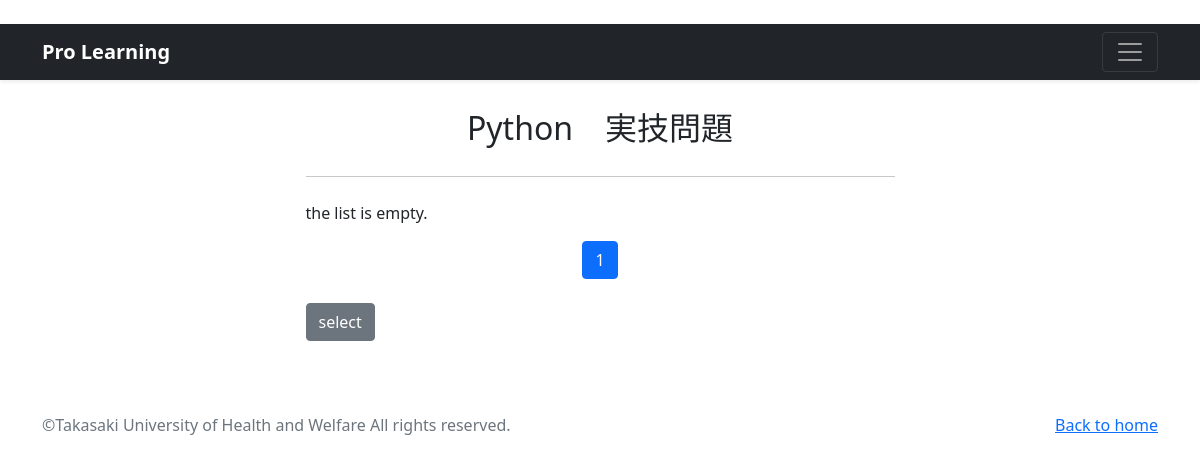
The page /Python-list/ on the database as committed earlier.
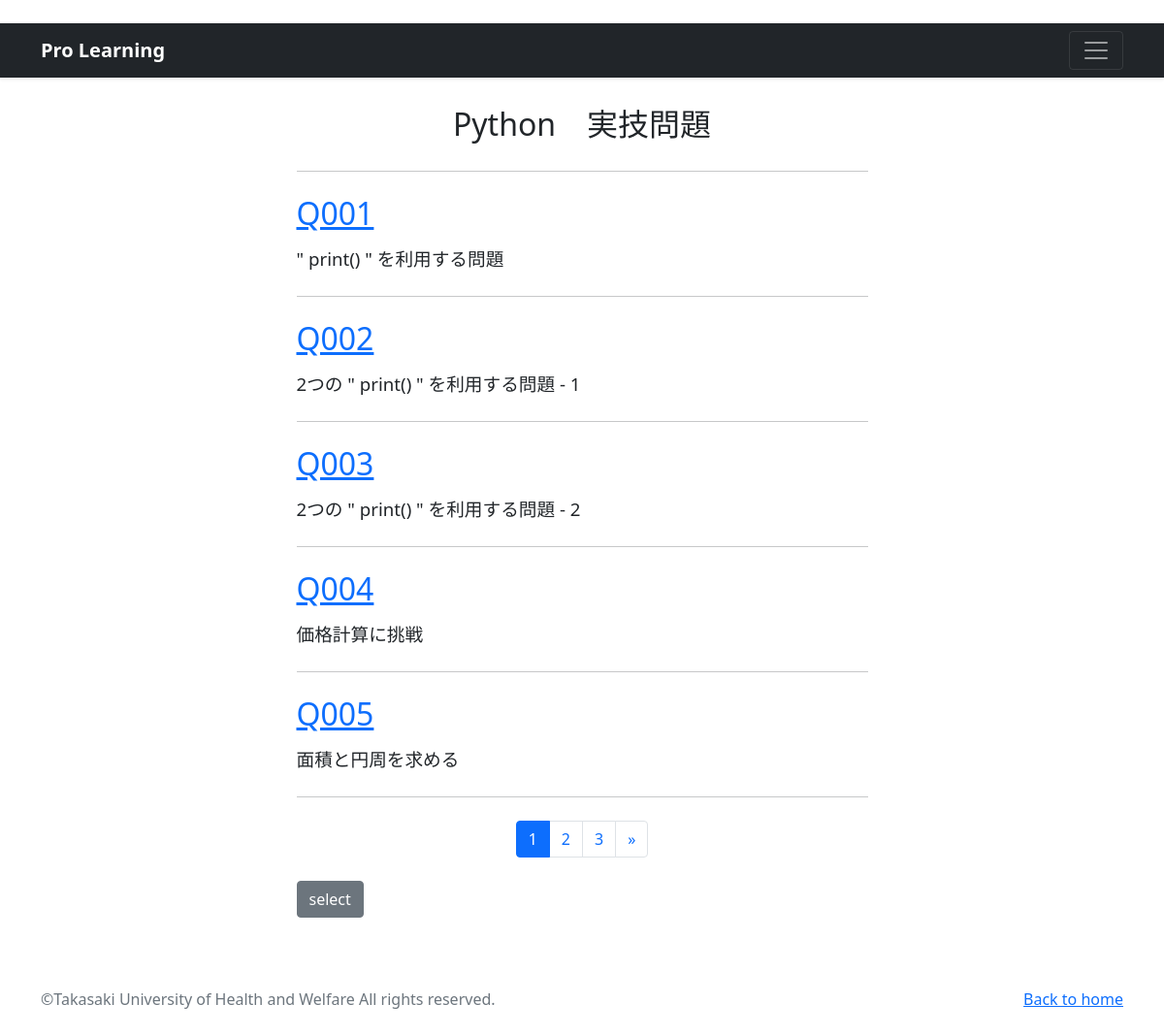
The same page on the database as committed later.
### program/models.py (models this page shows, shortened)
class Python_Program(models.Model):
    title = models.CharField(
        verbose_name='タイトル', # フィールドのタイトル
        max_length=5        # 最大文字数は5
        )
    subtit = models.CharField(
        verbose_name='サブタイトル', # フィールドのタイトル
        max_length=30        # 最大文字数は30
        )
    content = models.TextField(
        verbose_name='問題文'   # フィールドのタイトル
        )
    code = models.TextField(
        verbose_name='プログラム' # フィールドのタイトル
        )

### program/views.py (the view)
def Python_learning_view(request):
    records = Python_Program.objects.order_by('title')
    paginator = Paginator(records, 5)
    page_number  = request.GET.get('page', 1)
    pages = paginator.page(page_number)
    return render(
        request, 'Python_list.html', {'orderby_records': pages})

### program/templates/Python_list.html
{% extends 'base.html' %}
{% load static %}
{% block contents %}
<div class="container px-4 px-lg-5">
    <div class="row gx-4 gx-lg-5 justify-content-center">
        <div class="col-md-10 col-lg-8 col-xl-7">
            <div class="my-4"><font size="6"><center>Python　実技問題</center></font></div>
            <hr class="my-4" />
            {% for record in orderby_records %}
            <div class="post-preview">
                <a href="{% url 'program:Python_detail' record.pk %}">
                    <h2 class="post-title">
                        {{record.title}}</h2>
                </a>
                    <h3 class="post-subtitle">
                        <span style="font-size : 14pt">
                            {{record.subtit}}
                        </span>
                    </h3>
            </div>
            <hr class="my-4" />
            {% empty %}
            <p>the list is empty.</p>
            {% endfor %}
            {% include "pagination1.html" %}
            <p><a href="{% url 'program:select' %}"
               class="btn btn-secondary my-2">select</a>
            </p>
        </div>
    </div>
</div>
{% endblock %}

Rows that differ between the two databases and show on the page:
added Python_Program: title "Q001", subtit "\" print() \" を利用する問題"
added Python_Program: title "Q002", subtit "2つの \" print() \" を利用する問題 - 1"
added Python_Program: title "Q003", subtit "2つの \" print() \" を利用する問題 - 2"
added Python_Program: title "Q004", subtit "価格計算に挑戦"
added Python_Program: title "Q005", subtit "面積と円周を求める"
Other text that changed with them:
new list line: "2"
new list line: "3"
text no longer shown: "the list is empty."
